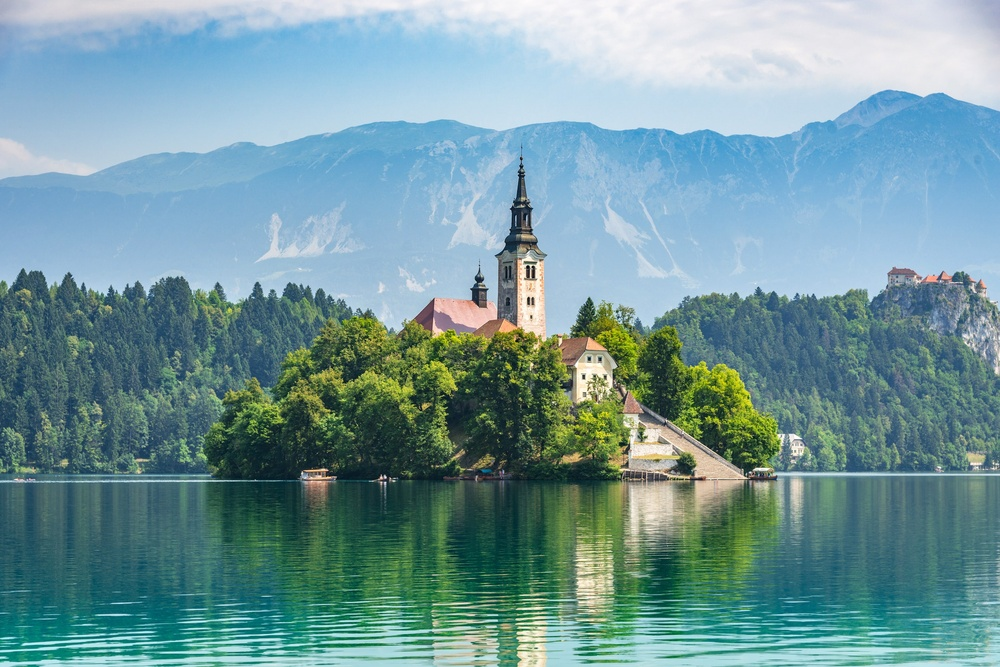
#> input picture Photos/lake2.jpg, 1000 x 667 px, shrunk from 2580 x 1720 before the run
$ python contourdetection.py
#> lines starting #> are read from the running program, lines starting #| are printed output that depends on the picture; after the words box and inside, x2 and y2 are one past the last pixel; in counts of white or black regions, pixels touching at a corner belong together
import cv2 as cv

img = cv.imread('Photos/lake2.jpg')
#> img is the input picture: shape (667, 1000, 3); mean B, G, R 156.1, 151.8, 114.8
cv.imshow('Image for Contour Detection', img)

    #contours are the boundaries of objects
    #the lines/curves that joins the continuous points along the boundary of an object
    #contours and edges are different from each other
    #contours are useful for shape analysis and object detection and recognition

    #convert image to greyscale
grey = cv.cvtColor(img, cv.COLOR_BGR2GRAY)
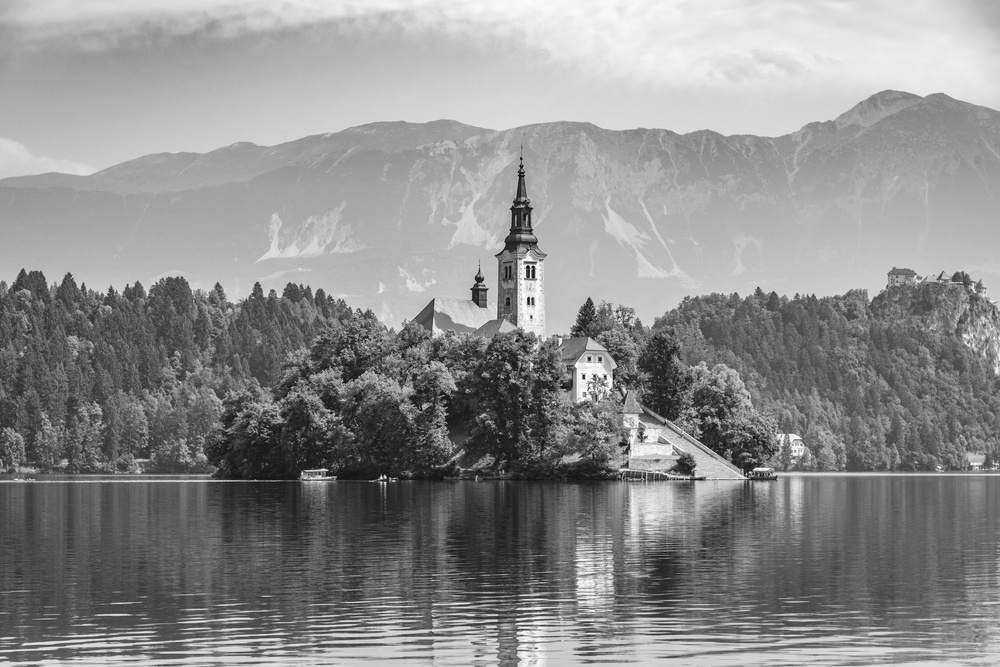
#> grey: shape (667, 1000); min 2, max 255, mean 141.2
cv.imshow('Grey',grey)

#blur = cv.GaussianBlur(grey, (5,5), cv.BORDER_DEFAULT)
#cv.imshow('Blur', blur)

    #grab the edges of the image using the canny edge detector
#canny = cv.Canny(blur, 125, 175) #significant reduction of number of contours
canny = cv.Canny(img, 125, 175) #one possible method
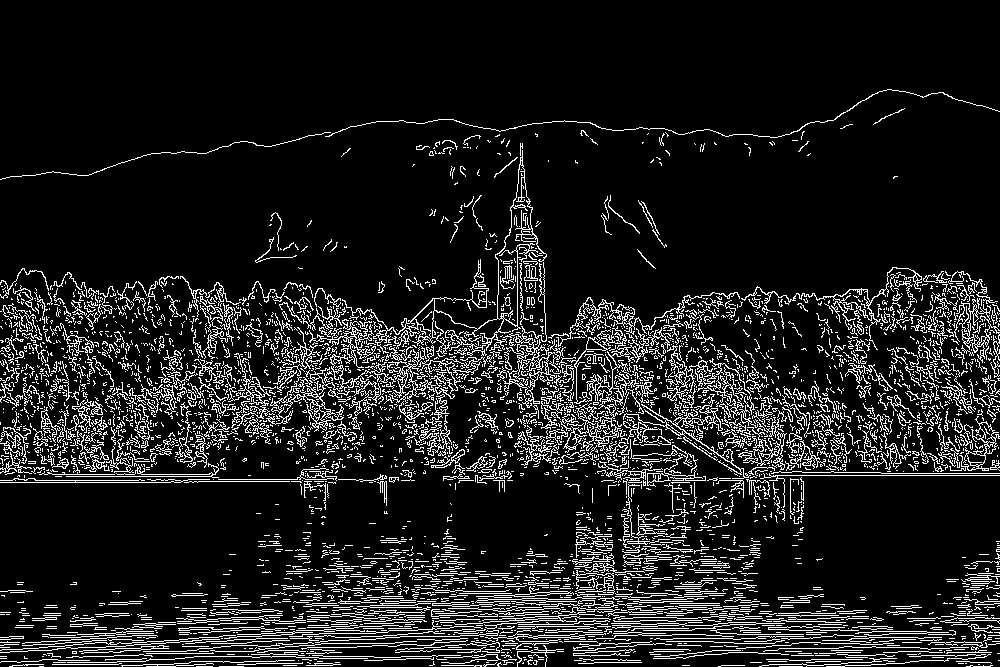
#> canny: shape (667, 1000); 11.6% white in thin lines or dots, all inside (x1, y1, x2, y2) = (0, 89, 1000, 667)
cv.imshow('Canny Edges', canny)

    #threshold attepts to binarize an image: take an image and convert it into binary form
#ret, thresh = cv.threshold(grey, 125,255,cv.THRESH_BINARY) #another possible method
    #125 as the threshold value, and 255 as the maximum value
#cv.imshow('Thresh',thresh)
    #find contours by using a method that returns contours and hierarchies

contours, hierarchies = cv.findContours(canny,cv.RETR_LIST,cv.CHAIN_APPROX_NONE) #takes in the edges, a mode in which to find the contents, contour approximation method
#> contours = 4923 contours, 4635 with area under 20; largest, box (x1, y1, x2, y2) and area: (563, 327, 670, 453) 2853, (574, 338, 624, 404) 1630, (342, 150, 547, 354) 844, (741, 267, 922, 350) 796, (954, 299, 1000, 378) 772
#contours, hierarchies = cv.findContours(thresh,cv.RETR_LIST,cv.CHAIN_APPROX_NONE)
    #RETR_LIST since we want all the contours in the image
    #RETR_TREE and RETR_EXTERNAL also possible
    #the contours is a Python list of all the coordinates of the contours that were found in the image
    #hierarchies refers to the hierarchial representation of contours

cv.waitKey(0)

$ run again, with Photos/lake1.jpg copied over Photos/lake2.jpg
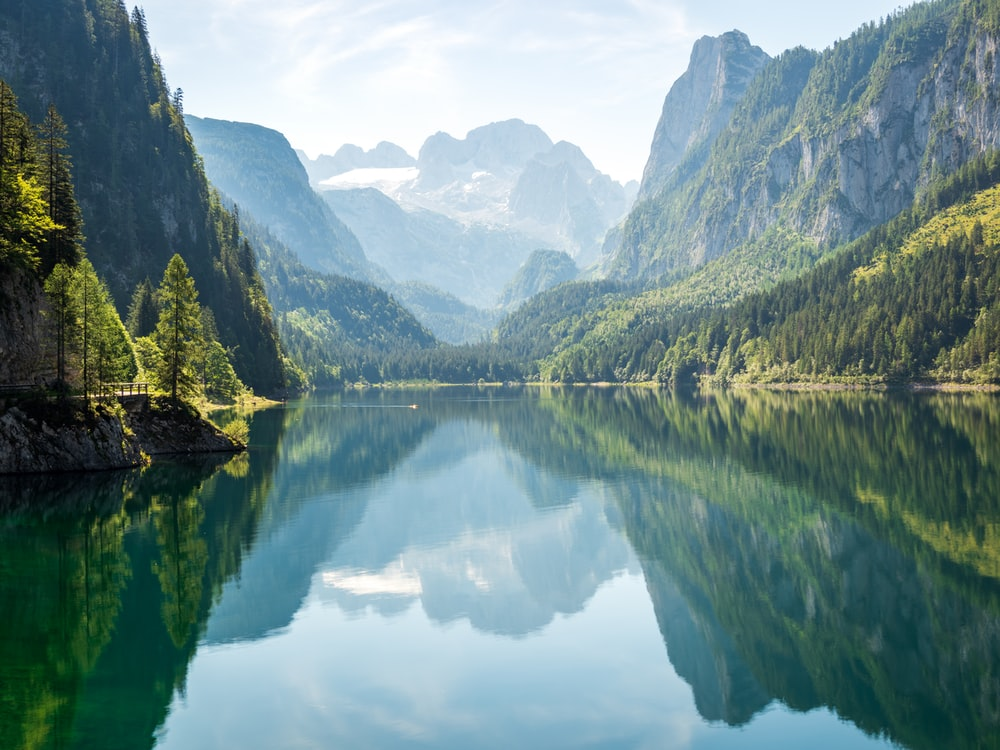
#> input picture Photos/lake1.jpg, 1000 x 750 px
#> img is the input picture: shape (750, 1000, 3); mean B, G, R 140.2, 139.3, 113.2
#> `grey = cv.cvtColor(img, cv.COLOR_BGR2GRAY)`:
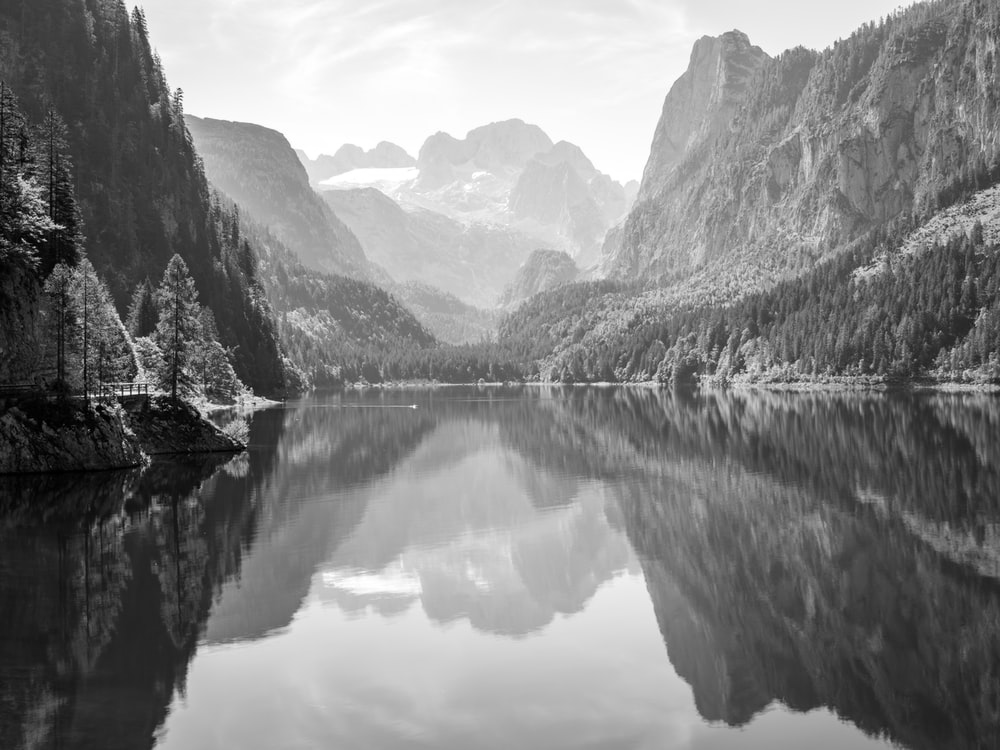
#> grey: shape (750, 1000); min 0, max 255, mean 131.6
#> `canny = cv.Canny(img, 125, 175)`:
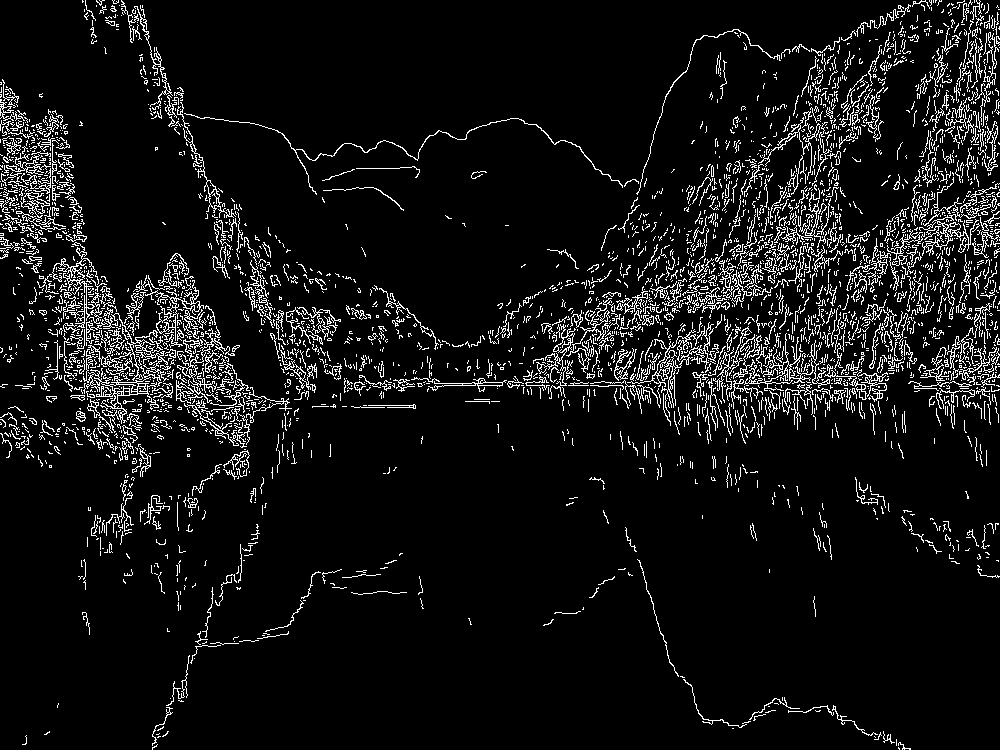
#> canny: shape (750, 1000); 7.5% white in thin lines or dots
#> contours = 4102 contours, 3871 with area under 20; largest, box (x1, y1, x2, y2) and area: (627, 322, 719, 417) 1238, (83, 313, 169, 424) 1230, (665, 331, 709, 368) 588, (922, 186, 991, 256) 401, (176, 326, 235, 404) 382

$ run again, with Photos/cherryblossom.jpg copied over Photos/lake2.jpg
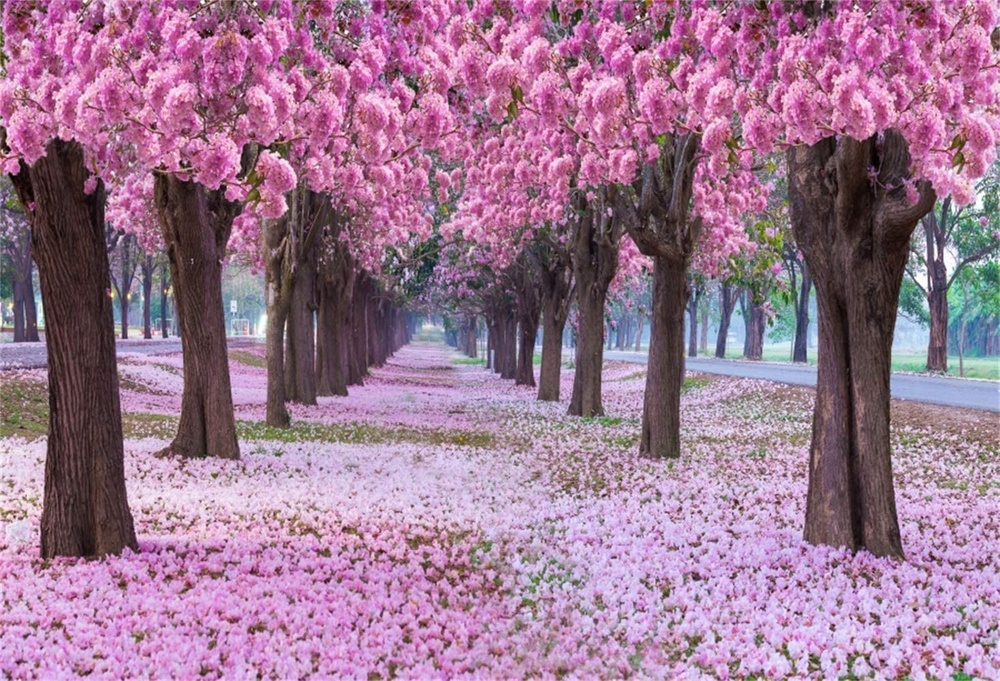
#> input picture Photos/cherryblossom.jpg, 1000 x 681 px, shrunk from 1468 x 1000 before the run
#> img is the input picture: shape (681, 1000, 3); mean B, G, R 146.3, 119.3, 157.3
#> `grey = cv.cvtColor(img, cv.COLOR_BGR2GRAY)`:
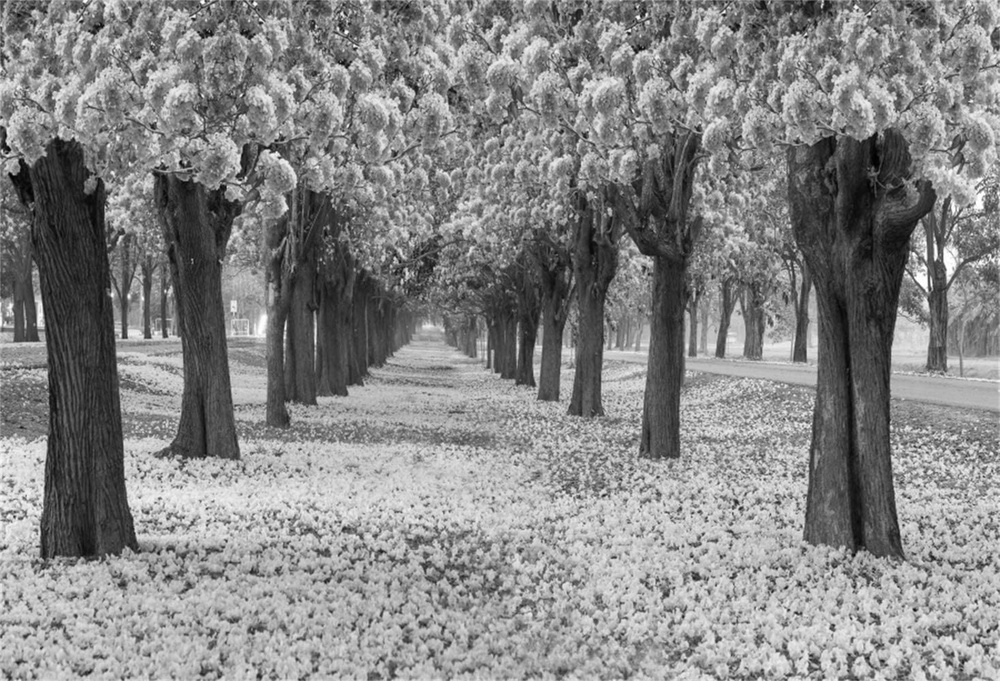
#> grey: shape (681, 1000); min 1, max 255, mean 133.8
#> `canny = cv.Canny(img, 125, 175)`:
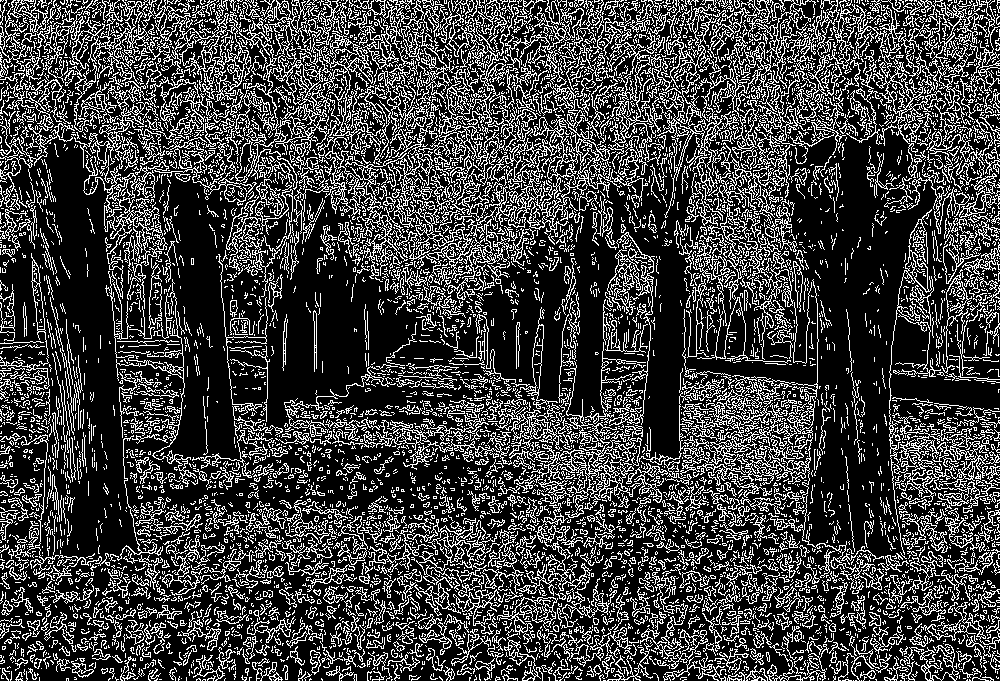
#> canny: shape (681, 1000); 25.2% white in thin lines or dots
#> contours = 10392 contours, 9337 with area under 20; largest, box (x1, y1, x2, y2) and area: (405, 0, 648, 280) 9100, (643, 0, 739, 218) 2937, (439, 69, 516, 159) 2752, (153, 0, 331, 190) 2160, (708, 0, 859, 198) 2022
